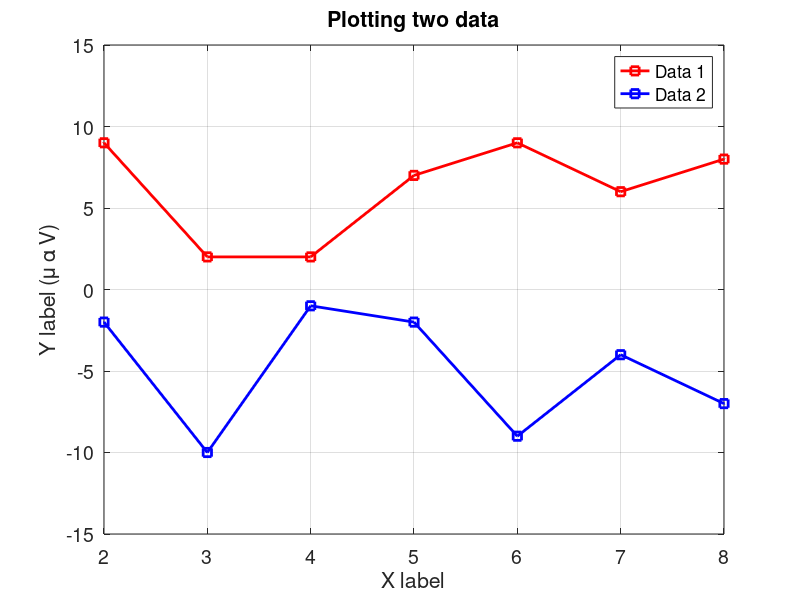

Source code (MATLAB): (Note: this script raises an error after producing the figure.)
%%%% week 4 lecture 7 script
clear
clc
close all


%% using break in while loop
a = 1;
 
while (a < 10 )
   disp(['value of a is :', num2str(a)]);
   a = a + 1;
      if( a > 5)
         break; % terminate the loop using break statement 
      end 
end



%% using break in for loop

for jj=1:10
    disp(['value of iteration is :', num2str(jj)])
    if jj>7
        break
    end
end

%% using break in for loop

sum_of_random_numbers=0;
for jj=1:100
    random_num=randi(5);
    sum_of_random_numbers=sum_of_random_numbers+random_num;
    disp(['for iteration ', num2str(jj), ' sum of random numbers is :', num2str(sum_of_random_numbers)])
    if sum_of_random_numbers>100
        break
    end
end

% Task 1: create a random array of integers (100 elements with a max 100).
% Use a for loop to sum previous element with the next one (cumulative sum). If the sum reaches
% 200, break out of the for loop. * Print at what iteration the looping
% stops.

%% using continue in for loop to skip iteration
for n = 1:50
    if rem(n,9)
        continue
    end
    disp(['Divisible by 9: ' num2str(n)])
end

%% using continue in for loop to skip iteration
array=[3 7 -1 NaN 15 NaN -19 NaN];

for i=1:size(array,2)
    if isnan(array(1,i))
        continue
    end
    disp(['The number is: ' num2str(array(i))])
end

% Task 2: we need to send weather forecast to London, Paris, Berlin, Barcelona and
% Athens. We have the temperature in F but they only understand C. The
% "sending" works through printing the name of the city and the corect
% temprerature in C. 

Ftemps = [50,68,75.2,80.6, 86];
CityNames = [{'London'}, {'Paris'}, {'Berlin'}, {'Barcelona'}, {'Athens'}];
% (°F − 32) × 5/9 = °C


% Task 2*: Paris has just informed us that they receive more precise estimates from
% a metheorological station close to them. We need to skip Paris. 
% For this you will need a function comparing strings - strcmp.


%% plotting in matlab
x_data=[1:1:10];
y_data_1=[1 9 2 2 7 9 6 8 2 10];
plot(x_data,y_data_1,'-sr','LineWidth',2)


% how to add a second curve to this figure?
y_data_2=[-4 -2 -10 -1 -2 -9 -4 -7 -4 -6];
hold on;
plot(x_data,y_data_2,'-sb','LineWidth',2)

% plotting attributes
xlabel('X label','fontsize',14); 
ylabel('Y label (\mu \alpha V)','fontsize',14);
legend_names=legend('Data 1','Data 2','Location','best'); %%%% Selecting 'best' as location clooses suitable location for legend box automatically
title('Plotting two data','fontsize',14);
xlim([2 8])
ylim([-15 15])
box on; 
grid on;
set(gca,'fontsize',14)


%%
%%% plotting a histogram

fig2 = figure;
random_numbers=randn(100);
histogram(random_numbers)

% plotting attributes
xlabel('X label','fontsize',14); 
ylabel('Y label (\mu \alpha V)','fontsize',14);
title('Plotting histogram','fontsize',14);
% xlim([2 8])
% ylim([-15 15])
box on; 
grid on;
set(gca,'fontsize',14)
% saving the figure
saveas(fig2, fullfile(pwd, 'histogram.svg'))


% Task 3: plot the temperatues in Celcius and Fahrenheit, add a legend and
% axes labels, title and correct the size of the plot (xlim, ylim)

%% example of wait for button press
close all
to_plot_data=randi([1,10],10,100);

x_axis=1:1:size(to_plot_data,2);

for i=1:size(to_plot_data,1)
    figure;
    plot(x_axis,to_plot_data(i,:),'-r')
    title(num2str(i))
    pause(1)
%     waitforbuttonpress
    close all
end

